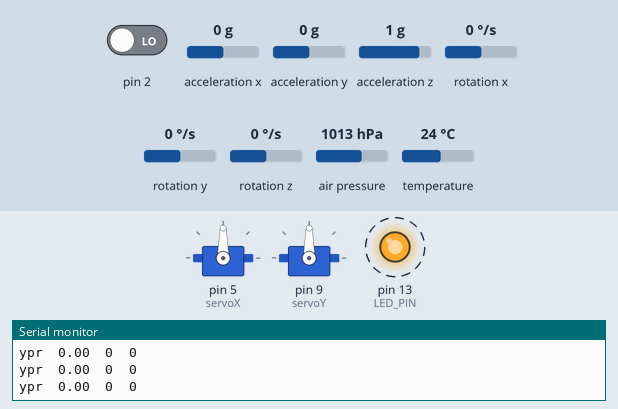
Simulated run of this sketch. Board: Arduino Uno, built with avr-gcc and run on an emulated ATmega328P. On the bench: 2 × servo, output pins drawn as LEDs (lit = HIGH), the last lines printed to the serial monitor. Dashed ring = blinking. Inputs (shaded band) come from the test bench; at power-on: acceleration x 0 g, acceleration y 0 g, acceleration z 1 g, pin 2 LOW, rotation x 0 °/s, rotation y 0 °/s, rotation z 0 °/s, air pressure 1013 hPa, temperature 24 °C. The sensor or clock chip raises its interrupt line as the real part does.

Above: at 0.72 s.
1.3 s: acceleration x set to -1.4 g
At 2.22 s:
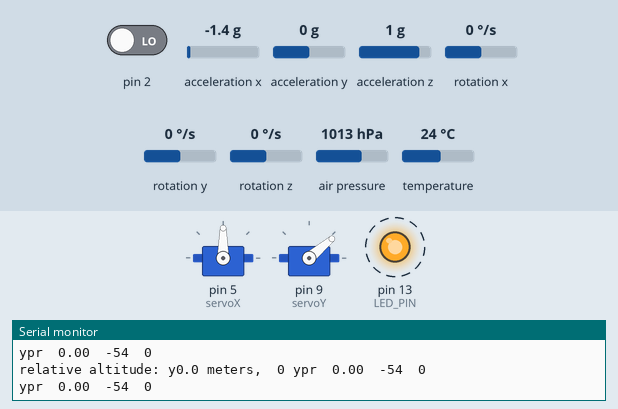
4.3 s: acceleration y set to -1.4 g
At 7.03 s:
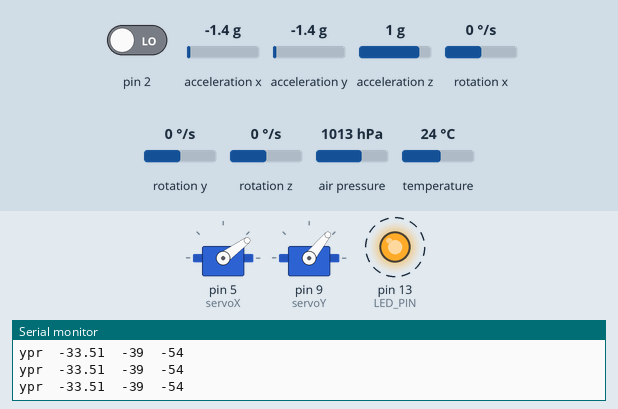
7.3 s: acceleration z set to -1.4 g
At 9.43 s:
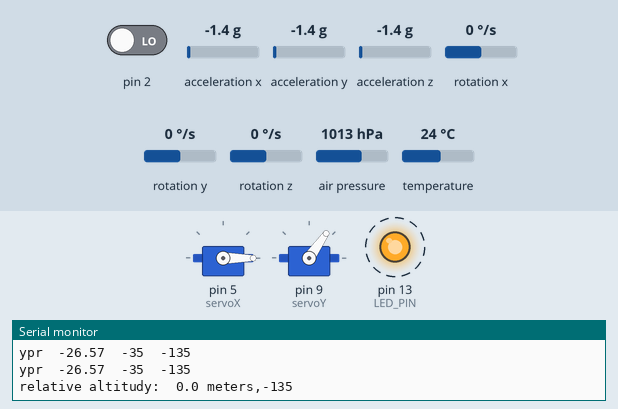
10.3 s: acceleration x set to 0 g
At 11.19 s:
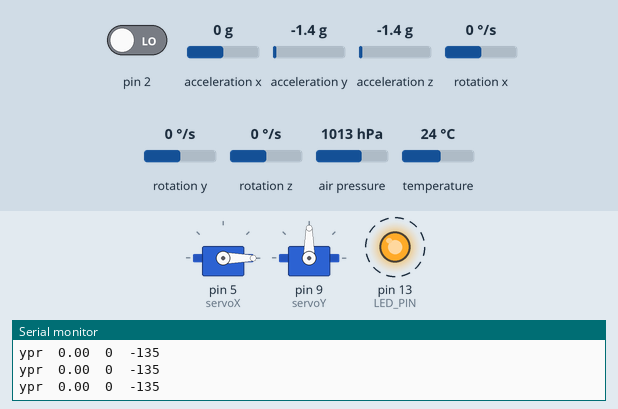
13.3 s: acceleration y set to -0.1 g
16.3 s: acceleration y set to 0.2 g
At 19.08 s:
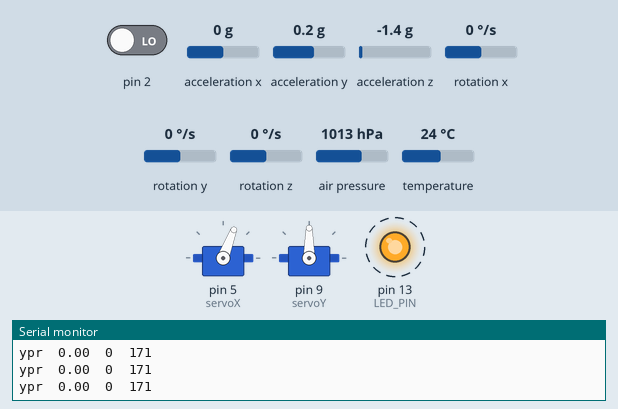
Timing chart, 0 to 22.0 s (numbered marks = the images above; inputs shaded):
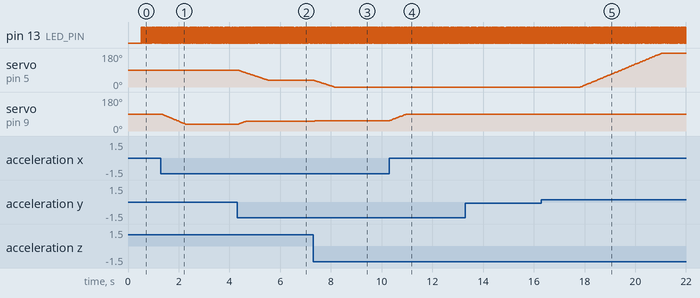

Measured:
- the behaviour switches between 0 and 0.1 g on acceleration y (found by bisection; images 4 and 5)
- after the input at 1.3 s, servo on pin 9 (servoY): moves from 90° to 36° over 0.92 s, starting after 0.05 s
- after the input at 4.3 s, pin 13 (LED_PIN): alternates HIGH for 0.02 s and LOW for 0.02 s, starting after 0.18 s; servo on pin 5 (servoX): moves from 90° to 36° over 1.2 s, starting at once; servo on pin 9 (servoY): moves from 36° to 51° over 0.33 s, starting at once
- after the input at 7.3 s, servo on pin 5 (servoX): moves from 36° to 0° over 0.82 s, starting at once; servo on pin 9 (servoY): 51° → 55° at once
- after the input at 10.3 s, servo on pin 9 (servoY): moves from 55° to 90° over 0.66 s, starting at once
- after the input at 16.3 s, servo on pin 5 (servoX): moves from 0° to 180° over 3.2 s, starting after 1.5 s
- by itself, pin 13 (LED_PIN): alternates HIGH for 0.02 s and LOW for 0.02 s

The sketch:

FINAL_CODE_V4.ino
```cpp
#include <Arduino_FreeRTOS.h>

// define two tasks for Blink & AnalogRead
void TaskServo( void *pvParameters );
void TaskAltitude( void *pvParameters );

#include <Servo.h>

// I2Cdev and MPU6050 must be installed as libraries, or else the .cpp/.h files
// for both classes must be in the include path of your project
#include "I2Cdev.h"

#include "MPU6050_6Axis_MotionApps20.h"
//#include "MPU6050.h" // not necessary if using MotionApps include file

// Arduino Wire library is required if I2Cdev I2CDEV_ARDUINO_WIRE implementation
// is used in I2Cdev.h
#if I2CDEV_IMPLEMENTATION == I2CDEV_ARDUINO_WIRE
    #include "Wire.h"
#endif

// class default I2C address is 0x68
// specific I2C addresses may be passed as a parameter here
// AD0 low = 0x68 (default for SparkFun breakout and InvenSense evaluation board)
// AD0 high = 0x69
MPU6050 mpu;
//MPU6050 mpu(0x69); // <-- use for AD0 high

Servo servoX; // Servo B
Servo servoY; // Servo A

#define OUTPUT_READABLE_YAWPITCHROLL

#define LED_PIN 13 // (Arduino is 13, Teensy is 11, Teensy++ is 6)
bool blinkState = false;

// MPU control/status vars
bool dmpReady = false;  // set true if DMP init was successful
uint8_t mpuIntStatus;   // holds actual interrupt status byte from MPU
uint8_t devStatus;      // return status after each device operation (0 = success, !0 = error)
uint16_t packetSize;    // expected DMP packet size (default is 42 bytes)
uint16_t fifoCount;     // count of all bytes currently in FIFO
uint8_t fifoBuffer[64]; // FIFO storage buffer

// orientation/motion vars
Quaternion q;           // [w, x, y, z]         quaternion container
VectorInt16 aa;         // [x, y, z]            accel sensor measurements
VectorInt16 aaReal;     // [x, y, z]            gravity-free accel sensor measurements
VectorInt16 aaWorld;    // [x, y, z]            world-frame accel sensor measurements
VectorFloat gravity;    // [x, y, z]            gravity vector
float euler[3];         // [psi, theta, phi]    Euler angle container
float ypr[3];           // [yaw, pitch, roll]   yaw/pitch/roll container and gravity vector

// packet structure for InvenSense teapot demo
uint8_t teapotPacket[14] = { '$', 0x02, 0,0, 0,0, 0,0, 0,0, 0x00, 0x00, '\r', '\n' };

int angleX;
int angleY;

int posX = 90;
int posY = 90;

#include <SFE_BMP180.h>
#include <Wire.h>

SFE_BMP180 pressure;

double baseline; // baseline pressure

// ================================================================
// ===               INTERRUPT DETECTION ROUTINE                ===
// ================================================================

volatile bool mpuInterrupt = false;     // indicates whether MPU interrupt pin has gone high
void dmpDataReady() {
    mpuInterrupt = true;
}

// the setup function runs once when you press reset or power the board
void setup() {

  // Now set up two tasks to run independently.
  xTaskCreate(
    TaskServo
    ,  (const portCHAR *)"Servo"   // A name just for humans
    ,  128  // Stack size
    ,  NULL
    ,  1  // priority
    ,  NULL );

  xTaskCreate(
    TaskAltitude
    ,  (const portCHAR *) "Altitude"
    ,  128 // This stack size can be checked & adjusted by reading Highwater
    ,  NULL
    ,  2  // priority
    ,  NULL );

  // Now the task scheduler, which takes over control of scheduling individual tasks, is automatically started.
}

void loop()
{
  // Empty. Things are done in Tasks.
}

/*--------------------------------------------------*/
/*---------------------- Tasks ---------------------*/
/*--------------------------------------------------*/

//void TaskBlink(void *pvParameters)  // This is a task.
//{
//  (void) pvParameters;
//
//  // initialize digital pin 13 as an output.
//  pinMode(13, OUTPUT);
//
//  for (;;) // A Task shall never return or exit.
//  {
//    digitalWrite(13, HIGH);   // turn the LED on (HIGH is the voltage level)
//    vTaskDelay( 1000 / portTICK_PERIOD_MS ); // wait for one second
//    digitalWrite(13, LOW);    // turn the LED off by making the voltage LOW
//    vTaskDelay( 1000 / portTICK_PERIOD_MS ); // wait for one second
//  }
//}
//
//void TaskAnalogRead(void *pvParameters)  // This is a task.
//{
//  (void) pvParameters;
//
//  // initialize serial communication at 9600 bits per second:
//  Serial.begin(9600);
//
//  for (;;)
//  {
//    // read the input on analog pin 0:
//    int sensorValue = analogRead(A4);
//    // print out the value you read:
//    Serial.println(sensorValue);
//    vTaskDelay(1);  // one tick delay (15ms) in between reads for stability
//  }
//}

void TaskServo(void *pvParameters)  // This is a task.
{
  (void) pvParameters;

     // join I2C bus (I2Cdev library doesn't do this automatically)
    #if I2CDEV_IMPLEMENTATION == I2CDEV_ARDUINO_WIRE
        Wire.begin();
        TWBR = 24; // 400kHz I2C clock (200kHz if CPU is 8MHz)
    #elif I2CDEV_IMPLEMENTATION == I2CDEV_BUILTIN_FASTWIRE
        Fastwire::setup(400, true);
    #endif

    // initialize serial communication
    // (115200 chosen because it is required for Teapot Demo output, but it's
    // really up to you depending on your project)
    Serial.begin(115200);
    while (!Serial); // wait for Leonardo enumeration, others continue immediately

    // NOTE: 8MHz or slower host processors, like the Teensy @ 3.3v or Ardunio
    // Pro Mini running at 3.3v, cannot handle this baud rate reliably due to
    // the baud timing being too misaligned with processor ticks. You must use
    // 38400 or slower in these cases, or use some kind of external separate
    // crystal solution for the UART timer.

    // initialize device
    Serial.println(F("Initializing I2C devices..."));
    mpu.initialize();

    // verify connection
    Serial.println(F("Testing device connections..."));
    Serial.println(mpu.testConnection() ? F("MPU6050 connection successful") : F("MPU6050 connection failed"));

    // load and configure the DMP
    Serial.println(F("Initializing DMP..."));
    devStatus = mpu.dmpInitialize();

    // supply your own gyro offsets here, scaled for min sensitivity
    mpu.setXGyroOffset(220);
    mpu.setYGyroOffset(76);
    mpu.setZGyroOffset(-85);
    mpu.setZAccelOffset(1788); // 1688 factory default for my test chip

    // make sure it worked (returns 0 if so)
    if (devStatus == 0) {
        // turn on the DMP, now that it's ready
        Serial.println(F("Enabling DMP..."));
        mpu.setDMPEnabled(true);

        // enable Arduino interrupt detection
        Serial.println(F("Enabling interrupt detection (Arduino external interrupt 0)..."));
        attachInterrupt(0, dmpDataReady, RISING);
        mpuIntStatus = mpu.getIntStatus();

        // set our DMP Ready flag so the main loop() function knows it's okay to use it
        Serial.println(F("DMP ready! Waiting for first interrupt..."));
        dmpReady = true;

        // get expected DMP packet size for later comparison
        packetSize = mpu.dmpGetFIFOPacketSize();
    } else {
        // ERROR!
        // 1 = initial memory load failed
        // 2 = DMP configuration updates failed
        // (if it's going to break, usually the code will be 1)
        Serial.print(F("DMP Initialization failed (code "));
        Serial.print(devStatus);
        Serial.println(F(")"));
    }

    // configure LED for output
    pinMode(LED_PIN, OUTPUT);

    servoX.attach(5);
    servoY.attach(9);

    servoX.write(posX);
    servoY.write(posY);

    Serial.begin(9600);
    Serial.println("REBOOT");

  for (;;) // A Task shall never return or exit.
  {
    // if programming failed, don't try to do anything
    if (!dmpReady) return;

    // wait for MPU interrupt or extra packet(s) available
    // reset interrupt flag and get INT_STATUS byte
    mpuInterrupt = false;
    mpuIntStatus = mpu.getIntStatus();

    // get current FIFO count
    fifoCount = mpu.getFIFOCount();

    // check for overflow (this should never happen unless our code is too inefficient)
    if ((mpuIntStatus & 0x10) || fifoCount == 1024) {
        // reset so we can continue cleanly
        mpu.resetFIFO();
        Serial.println(F("FIFO overflow!"));

    // otherwise, check for DMP data ready interrupt (this should happen frequently)
    } else if (mpuIntStatus & 0x02) {
        // wait for correct available data length, should be a VERY short wait
        while (fifoCount < packetSize) fifoCount = mpu.getFIFOCount();

        // read a packet from FIFO
        mpu.getFIFOBytes(fifoBuffer, packetSize);

        // track FIFO count here in case there is > 1 packet available
        // (this lets us immediately read more without waiting for an interrupt)
        fifoCount -= packetSize;

        #ifdef OUTPUT_READABLE_YAWPITCHROLL
            // display Euler angles in degrees
            mpu.dmpGetQuaternion(&q, fifoBuffer);
            mpu.dmpGetGravity(&gravity, &q);
            mpu.dmpGetYawPitchRoll(ypr, &q, &gravity);
            Serial.print("ypr\t");
            Serial.print(ypr[0] * 180/M_PI);
            Serial.print("\t");
            angleY = ypr[1] * 180/M_PI;
            Serial.print(angleY);
            Serial.print("\t");
            angleX = ypr[2] * 180/M_PI;
            Serial.println(angleX);
        #endif

        // blink LED to indicate activity
        blinkState = !blinkState;
        digitalWrite(LED_PIN, blinkState);
    }
    if(posX < (angleX + 90)) {
        posX += 1;
    }
    else if(posX > (angleX + 90)) {
        posX -= 1;
    }
    if(posY < (angleY + 90)) {
        posY += 1;
    }
    else if(posY > (angleY + 90)) {
        posY -= 1;
    }
    servoX.write(posX);
    servoY.write(posY);
  }
}

void TaskAltitude(void *pvParameters)  // This is a task.
{
  (void) pvParameters;

    if (pressure.begin())
      Serial.println("BMP180 init success");
    else
    {
      Serial.println("BMP180 init fail (disconnected?)\n\n");
      while(1); // Pause forever.
    }

    // Get the baseline pressure:

    baseline = getPressure();

    Serial.print("baseline pressure: ");
    Serial.print(baseline);
    Serial.println(" mb");

  for (;;)
  {
    double a,P;

    // Get a new pressure reading:

    P = getPressure();

    // Show the relative altitude difference between
    // the new reading and the baseline reading:

    a = pressure.altitude(P,baseline);

    Serial.print("relative altitude: ");
    if (a >= 0.0) Serial.print(" "); // add a space for positive numbers
    Serial.print(a,1);
    Serial.print(" meters, ");
    if (a >= 0.0) Serial.print(" "); // add a space for positive numbers
    Serial.print(a*3.28084,0);
    Serial.println(" feet");

    if(a*3.28084,0 >= 10) {
        servoX.write(0);
        servoY.write(0);
        while(true) {
            // do nothing
        }
    }

    delay(200);
  }
}

double getPressure()
{
  char status;
  double T,P,p0,a;

  // You must first get a temperature measurement to perform a pressure reading.

  // Start a temperature measurement:
  // If request is successful, the number of ms to wait is returned.
  // If request is unsuccessful, 0 is returned.

  status = pressure.startTemperature();
  if (status != 0)
  {
    // Wait for the measurement to complete:

    delay(status);

    // Retrieve the completed temperature measurement:
    // Note that the measurement is stored in the variable T.
    // Use '&T' to provide the address of T to the function.
    // Function returns 1 if successful, 0 if failure.

    status = pressure.getTemperature(T);
    if (status != 0)
    {
      // Start a pressure measurement:
      // The parameter is the oversampling setting, from 0 to 3 (highest res, longest wait).
      // If request is successful, the number of ms to wait is returned.
      // If request is unsuccessful, 0 is returned.

      status = pressure.startPressure(0);
      if (status != 0)
      {
        // Wait for the measurement to complete:
        delay(status);

        // Retrieve the completed pressure measurement:
        // Note that the measurement is stored in the variable P.
        // Use '&P' to provide the address of P.
        // Note also that the function requires the previous temperature measurement (T).
        // (If temperature is stable, you can do one temperature measurement for a number of pressure measurements.)
        // Function returns 1 if successful, 0 if failure.

        status = pressure.getPressure(P,T);
        if (status != 0)
        {
          return(P);
        }
        else Serial.println("error retrieving pressure measurement\n");
      }
      else Serial.println("error starting pressure measurement\n");
    }
    else Serial.println("error retrieving temperature measurement\n");
  }
  else Serial.println("error starting temperature measurement\n");
}
```
